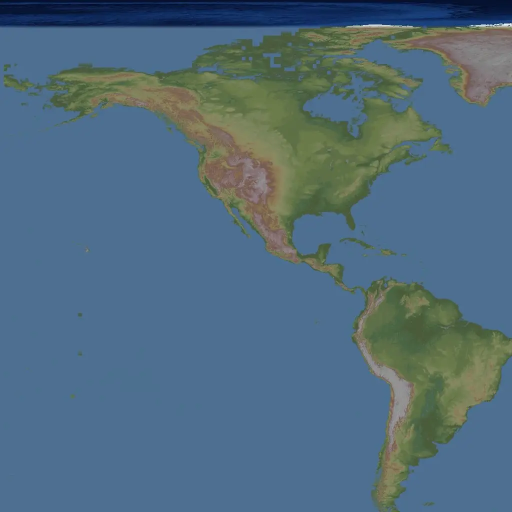
#> input picture site/data/lay/elev/p2_0_0.webp, 1024 x 1024 px (shown at 1/2 size)
$ python -i imagery.py   (imports and definitions only)
#> lines starting #> are read from the running program, lines starting #| are printed output that depends on the picture; after the words box and inside, x2 and y2 are one past the last pixel; in counts of white or black regions, pixels touching at a corner belong together
#> further down, picture is the input picture: PIL image 1024x1024 RGB; mean R, G, B 81.2, 107.8, 125.1
"""Build self-hosted raster layers (plate carree pyramids) from NASA GIBS EPSG:4326 tiles.

My tile (level k, col i, row j) = 1024 px square covering D_k = 576 / 2**k degrees,
origin at (-180, 90).  It is exactly 2x2 GIBS tiles of the same level, so
pixels per degree = 1024 / D_k = 1.7778 * 2**k (k=6 -> 113.8 px/deg, ~1 km).
Tiles are cropped at the world edge (lon 180, lat -90).

usage: python3 imagery.py <layer> [download|build|all]
"""
import os, sys, io, json, math, concurrent.futures as cf
import numpy as np, requests
from PIL import Image, ImageDraw, ImageFilter
import geopandas as gpd

RAW = '/home/claude/raw/imagery'
OUT = '/home/claude/site/data/lay'
GIBS = 'https://gibs.earthdata.nasa.gov/wmts/epsg4326/best'
LAYERS = {
    # satellite: Blue Marble with bathymetry; whole world down to L4, land only above
    'sat': dict(gibs='BlueMarble_ShadedRelief_Bathymetry/default/2004-08-01/500m', levels=range(2, 7), full_upto=4, q=70),
    # elevation: ASTER GDEM colour shaded relief; only land matters (layer is clipped to land)
    'elev': dict(gibs='ASTER_GDEM_Color_Shaded_Relief/default/default/31.25m', levels=range(2, 7), full_upto=2, q=72),
}
GW = {k: (2, 3, 5, 10, 20, 40, 80)[k] for k in range(7)}
GH = {k: (1, 2, 3, 5, 10, 20, 40)[k] for k in range(7)}


def deg(k): return 576 / 2 ** k


# [85 lines left out: functions land_mask, my_tiles, gibs_needed, download, polar_patch, not called in this run]


# the places on Earth with land below sea level (lon0, lon1, lat0, lat1)
DEPRESSIONS = [(2.4, 7.6, 50.9, 53.8), (-0.6, 0.6, 52.2, 52.9), (7.8, 9.2, 53.3, 54.6), (10.5, 12.8, 54.6, 56.2), (11.9, 12.8, 44.6, 45.5),
               (43.5, 56.5, 36, 48.8), (55.5, 59.5, 39.5, 42.5), (34.8, 36.2, 29.4, 33.5), (24.5, 30.5, 28.4, 31.2), (4.5, 10.5, 32.8, 35),
               (39.3, 43.2, 10.5, 15.2), (87.8, 91.2, 42, 43.6), (-117.8, -114.6, 32, 36.8), (135.5, 139.8, -30.5, -27.3), (68, 72, 37, 41),
               (-64.5, -63, -44, -42), (27.5, 31.5, 31, 31.7), (47, 50, 33, 37)]


def below_sea_fix(im, lon0=None, lat0=None, ppd=None):
    """ASTER paints land below sea level (Netherlands, Caspian, Dead Sea...) flat neutral grey: make it lowland green."""
    if lon0 is not None:
        lon1, lat1 = lon0 + im.width / ppd, lat0 - im.height / ppd
        boxes = [b for b in DEPRESSIONS if b[0] < lon1 and b[1] > lon0 and b[2] < lat0 and b[3] > lat1]
        if not boxes: return im
    a = np.array(im, dtype=np.int16)
    R, G, B = a[..., 0], a[..., 1], a[..., 2]
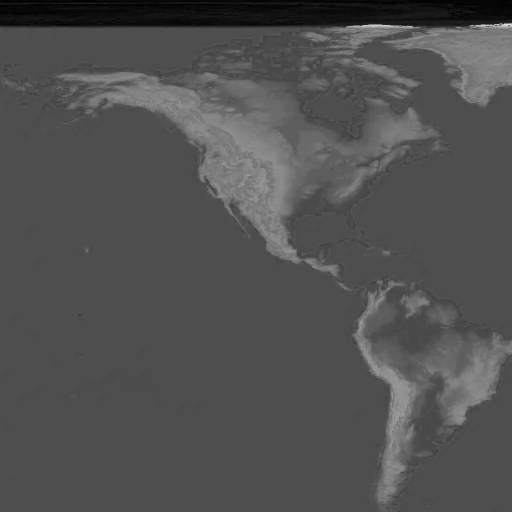
#> R: shape (1024, 1024) int16 (shown at 1/2 size); min 0, max 240, mean 81.2
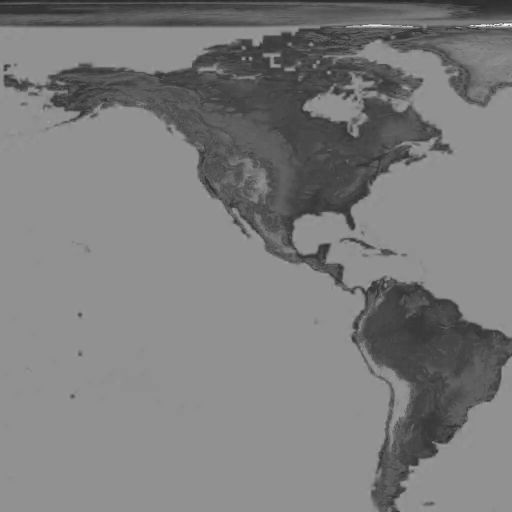
#> B: shape (1024, 1024) int16 (shown at 1/2 size); min 36, max 255, mean 125.1
    mean = (R + G + B) / 3
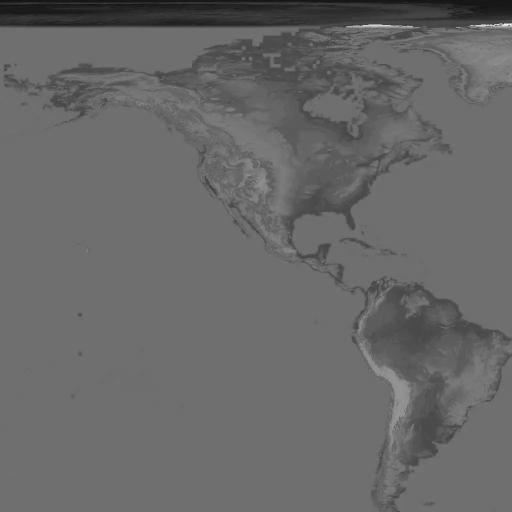
#> mean: shape (1024, 1024) float64 (shown at 1/2 size); min 15.33, max 250, mean 104.7
    m = (abs(R - G) <= 6) & (abs(G - B) <= 7) & (abs(R - B) <= 9) & (mean >= 70) & (mean <= 150)
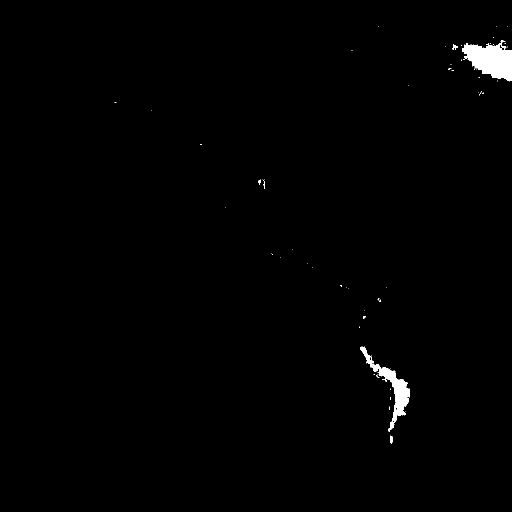
#> m: shape (1024, 1024) bool (shown at 1/2 size); 0.83% white; 71 white regions (64 under 20 px), largest, box (x1, y1, x2, y2) and area: (924, 80, 1024, 163) 5083, (720, 693, 819, 864) 3171, (780, 872, 786, 887) 74
    if m.mean() < 0.002: return im
    # only solid grey patches (mountain tops mix grey with purple and white)
    from PIL import ImageFilter
    dens = np.array(Image.fromarray((m * 255).astype(np.uint8)).filter(ImageFilter.BoxBlur(5))) / 255.0
    m &= dens >= 0.7
#> m: shape (1024, 1024) bool; 0.63% white; 3 white regions, box (x1, y1, x2, y2) and area: (927, 91, 1024, 160) 4529, (733, 711, 817, 839) 2029, (725, 697, 732, 707) 37
    # ... and flat ones: high plateaus (Tibet, Altiplano) are grey too, but textured by the relief shading
    gx = np.abs(np.diff(mean, axis=1, append=mean[:, -1:])); gy = np.abs(np.diff(mean, axis=0, append=mean[-1:, :]))
    g = np.clip(gx + gy, 0, 255).astype(np.uint8)
    tex = np.array(Image.fromarray(g).filter(ImageFilter.BoxBlur(6))).astype(np.float32)
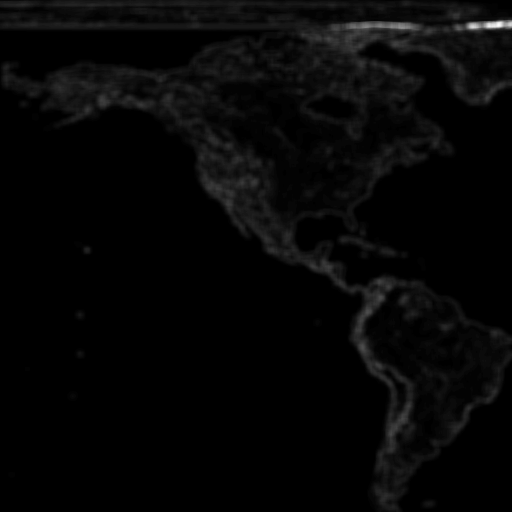
#> tex: shape (1024, 1024) float32 (shown at 1/2 size); min 0, max 64, mean 1.6; drawn with min black and max white
    m &= tex <= 5
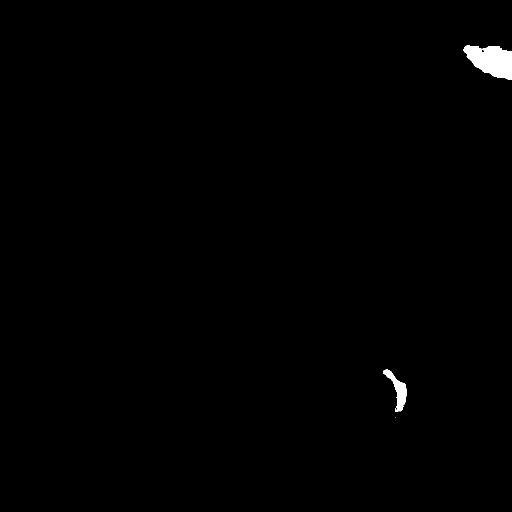
#> m: shape (1024, 1024) bool (shown at 1/2 size); 0.56% white; 3 white regions (1 under 20 px), largest, box (x1, y1, x2, y2) and area: (927, 91, 1024, 159) 4493, (766, 738, 813, 824) 1398
    if lon0 is not None:
        lons = lon0 + (np.arange(im.width) + 0.5) / ppd; lats = lat0 - (np.arange(im.height) + 0.5) / ppd
        inb = np.zeros(m.shape, bool)
        for x0, x1, y0, y1 in boxes: inb |= ((lats >= y0) & (lats <= y1))[:, None] & ((lons >= x0) & (lons <= x1))[None, :]
        m &= inb
    if not m.any(): return im
    # grow the solid cores into the ragged grey edges around them
    loose = (abs(R - G) <= 11) & (abs(G - B) <= 11) & (abs(R - B) <= 13) & (mean >= 55) & (mean <= 165)
#> loose: shape (1024, 1024) bool; 1.3% white; 116 white regions (105 under 20 px), largest, box (x1, y1, x2, y2) and area: (886, 72, 1024, 170) 8186, (715, 685, 820, 888) 4288, (948, 171, 972, 199) 398
    for _ in range(5):  # geodesic growth: only through grey pixels
        m = loose & (np.array(Image.fromarray((m * 255).astype(np.uint8)).filter(ImageFilter.MaxFilter(11))) > 0)
#> this loop made 5 passes
#> pass 3, in below_sea_fix, `m = loose & (np.array(Image.fromarray((m * 255).astype(np.uint8)).filt..`:
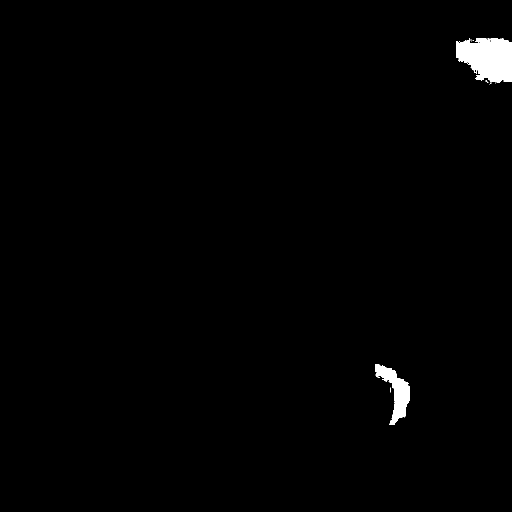
#> m: shape (1024, 1024) bool (shown at 1/2 size); 1.1% white; 12 white regions (10 under 20 px), largest, box (x1, y1, x2, y2) and area: (912, 76, 1024, 169) 7669, (751, 728, 820, 850) 3352
#> after the loop: m: shape (1024, 1024) bool; 1.1% white; 27 white regions (24 under 20 px), largest, box (x1, y1, x2, y2) and area: (902, 72, 1024, 170) 8078, (741, 718, 820, 860) 3634, (968, 168, 976, 175) 22
    if lon0 is not None: m &= inb
    lum = mean[m] / 124.0
#> lum = 11846 values, max 1.31 at index 11494, min 0.723 at index 8307, mean 1.05
    a[m] = np.clip(np.stack([74 * lum, 92 * lum, 58 * lum], 1), 0, 255).astype(np.int16)
    return Image.fromarray(a.astype(np.uint8))


# [46 lines left out: functions build, pack, not called in this run]


# [7 lines not run here, left out]

>>> from PIL import Image
>>> picture = Image.open('../site/data/lay/elev/p2_0_0.webp')
>>> result = below_sea_fix(picture)

$ run again, on site/data/lay/sat2/p5_0_1.webp
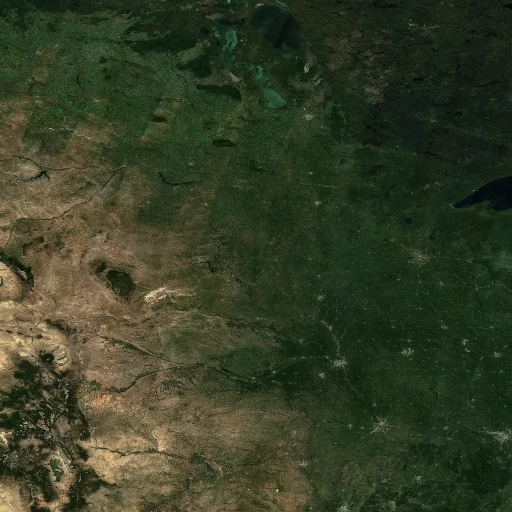
#> input picture site/data/lay/sat2/p5_0_1.webp, 1024 x 1024 px (shown at 1/2 size)
#> picture is the input picture: PIL image 1024x1024 RGB; mean R, G, B 52.8, 61.3, 37.2
#> in below_sea_fix, `R, G, B = a[..., 0], a[..., 1], a[..., 2]`:
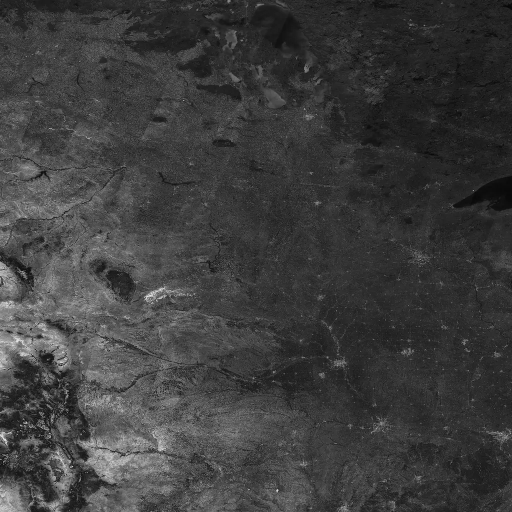
#> G: shape (1024, 1024) int16 (shown at 1/2 size); min 0, max 255, mean 61.3
#> in below_sea_fix, `R, G, B = a[..., 0], a[..., 1], a[..., 2]`:
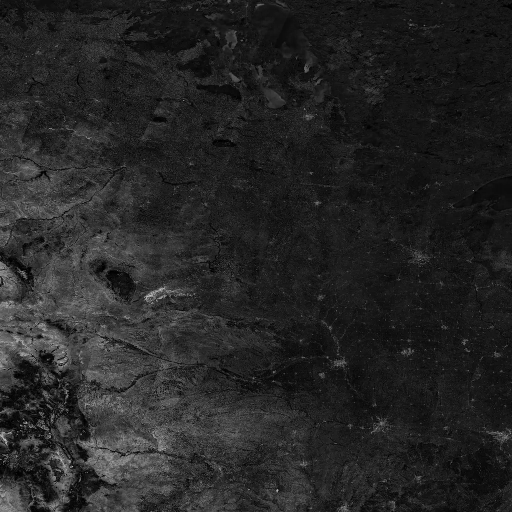
#> B: shape (1024, 1024) int16 (shown at 1/2 size); min 0, max 239, mean 37.2
#> m: shape (1024, 1024) bool; every value is 0
